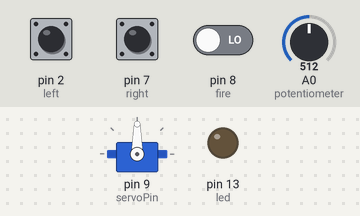
The sketch below on a simulated Arduino Uno, built with avr-gcc and run on an emulated ATmega328P. Parts: servo, output pins drawn as LEDs (lit = HIGH). Dashed ring = blinking. The inputs (shaded band) are chosen by the test bench; at power-on: pin 8 (fire) LOW, pin 2 (left) LOW, A0 (potentiometer) = 512, pin 7 (right) LOW.

Above: at 1.2 s.
1.3 s: pin 8 (fire) driven HIGH
At 1.56 s:
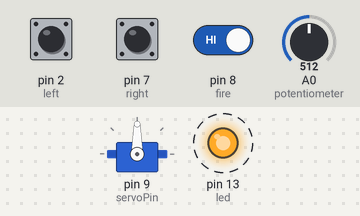
4.3 s: pin 2 (left) pulled HIGH for 1 s
At 4.79 s:
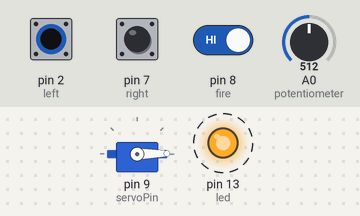
7.3 s: A0 (potentiometer) set to 190
10.3 s: pin 7 (right) pulled HIGH for 3.2 s
At 11.1 s:
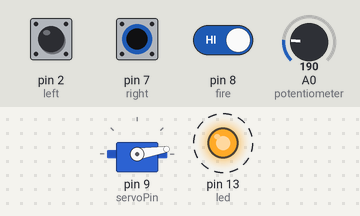
15.0 s: pin 7 (right) pulled HIGH for 1 s
At 16.0 s:
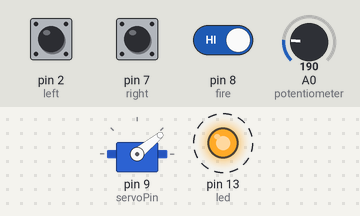
18.0 s: pin 7 (right) pulled HIGH for 3.2 s
At 18.5 s:
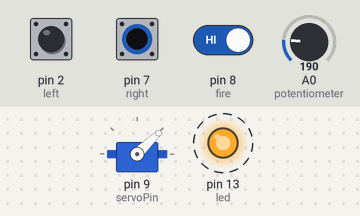
Timing chart, 0 to 23.7 s (numbered marks = the images above; inputs shaded):
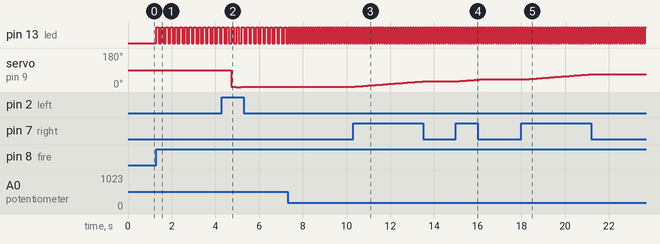

The sketch:

turret_solution.ino
```cpp
#include <Servo.h>

Servo servo;

int left = 2;
int right = 7;
int fire = 8;
int led = 13;
int servoPin = 9;
int potentiometer = A0;

//variables to keep track of action
bool isFiring = false;
bool isTurning = false;


//I wanted a max and min firing speed
int maxFireSpeed = 200;
int minFireSpeed = 15;
int fireSpeed = 0;

// max/min angle
int maxAngle = 179;
int minAngle = 0;
int angle = 0;//current set angle
int angleSpeed = 1;


void setup(){
  //setup the servo
  servo.attach(servoPin);

 //setup the buttons
 pinMode(left, INPUT);
 pinMode(right, INPUT);
 pinMode(fire, INPUT);

 //setup the LED
 pinMode(led, OUTPUT);
}

void loop(){
  //set the firing speed
  int val = analogRead(potentiometer);
  fireSpeed = map(val, 0, 1023, minFireSpeed, maxFireSpeed);//map the value of the potentiometer to the max/min firing speeds

  isFiring = digitalRead(fire) == HIGH;// shortcut, will return true/false

  /************************************

  Because HIGH = 1, and LOW = 0
  we can actually add the 2 values from
  the left/right buttons and make sure
  only one of them is down

  *************************************/

  isTurning = digitalRead(left) + digitalRead(right) == HIGH;

  if(isFiring){
    digitalWrite(led, HIGH);
    delay(fireSpeed);
    digitalWrite(led, LOW);
    delay(fireSpeed);
  }

  if(isTurning){
    //now we see which button is actually down and if it can turn
    if(digitalRead(left) == HIGH && angle - angleSpeed >= minAngle){
      angle -= angleSpeed;
      /*******************
      we know 1 of the buttons is down, so if it's not left, then it has to be right
      so we just need to check the angle
      ********************/
    }else if(angle + angleSpeed <= maxAngle){
      angle += angleSpeed;
    }

    //because 1 button is down, we move the servo
    //and call the delay
    servo.write(angle);
    delay(15);
  }

}
```

Measured:
- after the input at 1.3 s, pin 13 (led): alternates HIGH for 0.11 s and LOW for 0.11 s, starting at once
- after the input at 4.3 s, servo on pin 9 (servoPin): 90° → 1° after 0.43 s, → 0° 0.23 s later, → 1° 0.23 s later, → 2° 0.23 s later
- after the input at 7.3 s, pin 13 (led): alternates HIGH for 0.05 s and LOW for 0.05 s, starting after 0.11 s
- after the input at 10.3 s, servo on pin 9 (servoPin): moves from 2° to 31° over 3.2 s, starting after 0.10 s
- after the input at 15.0 s, servo on pin 9 (servoPin): moves from 31° to 40° over 0.91 s, starting after 0.16 s
- after the input at 18.0 s, servo on pin 9 (servoPin): moves from 40° to 68° over 3.1 s, starting after 0.14 s
